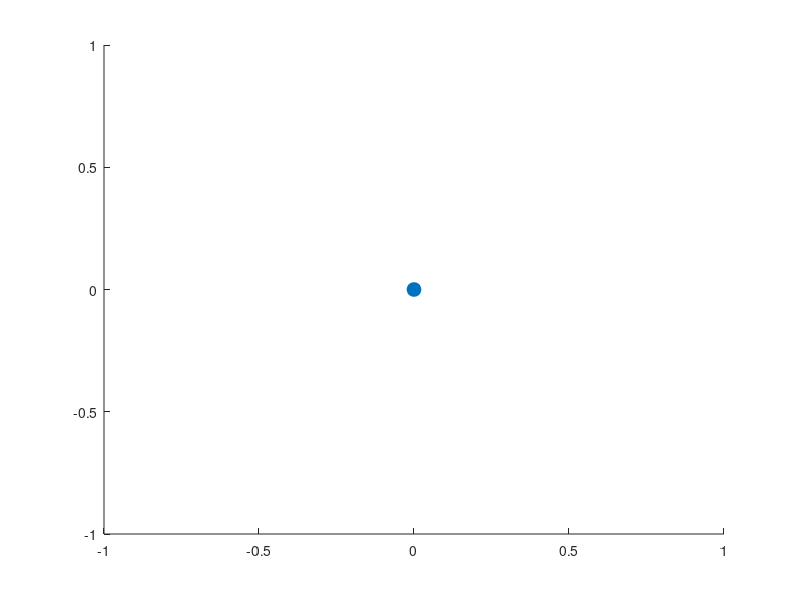

Recreate this plot in MATLAB. (Note: this script raises an error after producing the figure.)
figure
for num = 1:4
    if num == 1
        clr = [0, 0.4470, 0.7410];
    elseif num == 2
        clr = [.93,.69,.13];
    elseif num == 3
        clr = [.85,.33,.1];
    elseif num == 4
        clr = [.64,.08,.18];
    end
    
    scatplot=scatter(0,0,100,'o','MarkerFaceColor',clr,'MarkerEdgeColor',clr); 
    % Set property MarkerFaceAlpha and MarkerEdgeAlpha to <1.0
    scatplot.MarkerFaceAlpha = .3;
    hold on
end

legend('TD','ASD Severity 1','ASD Severity 2','ASD Severity 3','Orientation','horizontal')